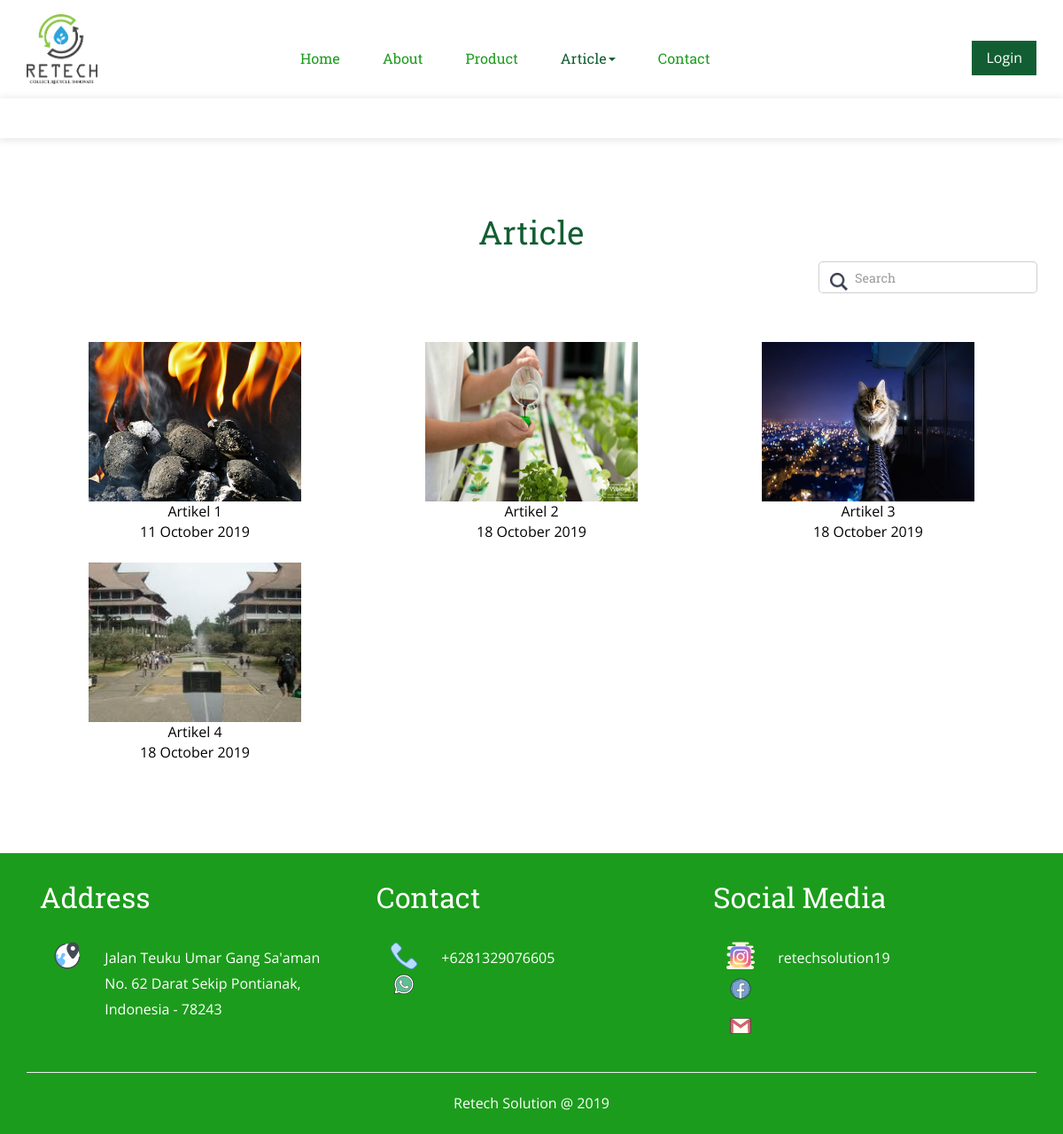
The app's page /article.php with its own data.
### tables this page shows
CREATE TABLE `tblartikel` (
  `id` int(5) NOT NULL,
  `judul` varchar(100) NOT NULL,
  `isi` text NOT NULL,
  `tanggal` varchar(255) NOT NULL,
  `gambar` text NOT NULL
);

CREATE TABLE `footer` (
  `id` tinyint(10) NOT NULL,
  `nama` varchar(200) NOT NULL,
  `kategori` varchar(100) DEFAULT NULL,
  `isi` varchar(250) DEFAULT NULL,
  `gambar` varchar(200) NOT NULL
);

### article.php (the view, shortened to what this page needs)
<!DOCTYPE html>
<html>
<head>
<link href="css/bootstrap.css" rel='stylesheet' type='text/css' />
<link href="css/style.css" rel='stylesheet' type='text/css' />
<link rel="stylesheet" href="css/flexslider.css" type="text/css" media="screen" />
</head>
<body>
	<div class="header-top">
		<div class="container">
			<div class="head-main">
				<h1><a href="index.html"><img src="images/favicon.png" width="80px" height="80px" alt=" " class="img-responsive" /></a></h1>
			</div>
			<div class="hea-rgt">
				<a href="login.php">Login</a>
			</div>
			<div class="navigation">
				<nav class="navbar navbar-default" role="navigation">
					<div class="collapse navbar-collapse" id="bs-example-navbar-collapse-1">
					<ul class="nav navbar-nav">
						<li><a href="index.php">Home</a></li>
						<li><a href="about.php">About</a></li>
 						<li><a href="produk.php">Product</a></li>
						<li class="active dropdown" role="presentation">
							<a href="#" class="dropdown-toggle" data-toggle="dropdown">Article<span class="caret"></span></a>
						</li>
 					<li><a href="contact.php">Contact</a></li>
					</ul>
				</div>
			</nav>
		</div>
	</div>
</div>
<div class="header">
	<div class="container">
	</div>
</div>
<div class="resource">
	<div class="container">
		<h7><center>Article</center></h7>
		<div class="header-right">
			<div class="search-bar">
				<form class="navbar-form navbar-right" method="post" action="search.php">
					<input type="text" name="pro_cari" class="form-control" placeholder="Search">
				</form>
			</div>
		</div>
		<div class="row"></div>
	   <div class="about1-bottom2">
        <?php
        include "config.php";
        ?>
        <?php
        $halaman = 6;
        $page		= isset($_GET["halaman"]) ? (int)$_GET["halaman"] : 1;
        $mulai 	= ($page>1) ? ($page * $halaman) - $halaman : 0;
        $sql 	  = $conn->query("SELECT * FROM tblartikel ORDER BY id LIMIT $mulai, $halaman")or die(mysql_error);
        if($sql->num_rows > 0){
            while ($data = $sql->fetch_array()) {
				$id					= $data['id'];
				$judul			= $data['judul'];
				$gambar 		= $data['gambar'];
            echo "<div class='col-md-4 about1-bottom1'><a href='articledetail.php?id=$id'></a><span><center><a href='articledetail.php?id=$id'><img src='ADMIN/artikel/$gambar' width='240' height='180'></center></span></a>
            <a href='articledetail.php?id=$id'><center>$judul</center></a>";?>
            <center><a href='articledetail.php?id=$id'><?php echo date('j F Y',strtotime($data['tanggal'])) ?></center></a>
            <?php echo "<br/>";?>
            </div>
        <?php
            }
          } else {
            echo '<div class="alert alert-warning">No article.</div>';
          }
        ?>
			</div>
		</div>
	</div>
<div class="footer">
	<div class="container">
		<div class="col-md-4 contact-left">
		<?php
		include "config.php";
		$sql			= $conn->query("SELECT * FROM footer WHERE kategori='Address'");
		$data			= $sql->fetch_array();
		$kategori	= $data['kategori'];
		$isi			= $data['isi'];
		?>
			<h4><?php echo $kategori ?></h4>
			<div class="col-md-2">
				<img src='images/lokasi.png'/>
			</div>
			<div class="col-md-10">
				<p><?php echo $isi ?></p>
			</div>
		</div>
		<div class="col-md-4 contact-left">
		<?php
		include "config.php";
		$sql			= $conn->query("SELECT * FROM footer WHERE kategori='Contact'");
		$data			= $sql->fetch_array();
		$kategori	= $data['kategori'];
		$isi			= $data['isi'];
		?>
			<h4><?php echo $kategori ?></h4>
			<div class="col-md-2">
				<img src='images/phone.png'/>
				<img src='images/wa.png' width="32" height="32"/>
			</div>
			<div class="col-md-10">
				<p><?php echo $isi ?></p>
			</div>
		</div>
		<div class="col-md-4 contact-left">
		<?php
		include "config.php";
		$sql			= $conn->query("SELECT * FROM footer WHERE kategori='Social Media'");
		$data			= $sql->fetch_array();
		$kategori	= $data['kategori'];
		$isi			= $data['isi'];
		?>
			<h4><?php echo $kategori ?></h4>
			<div class="col-md-2">
				<img src='images/ig.png'/>
				<img src='images/fb.png' style="margin-top:5px;"/>
				<img src='images/gmail.png' style="margin-top:10px;" />
			</div>
			<div class="col-md-10">
				<p><?php echo $isi ?></p>
			</div>
		</div>
		<div class="clearfix"></div>
		<div class="footer-text">
		<hr>
			<p> Retech Solution @ 2019 </p>
		</div>
	</div>
</div>
</body>
</html>

### css/style.css (style rules this page uses)
html, body { font-size: 100%; background: #fff; }
body { font-size: 100%; font-family: 'Open Sans', sans-serif; }
body a { transition: 0.5s all ease; -webkit-transition: 0.5s all ease; -moz-transition: 0.5s all ease; -o-transition: 0.5s all ease; -ms-transition: 0.5s all ease; }
p { margin:0; }
ul,label { margin:0; padding:0; }
.head-main { float: left; width: 25%; }
.header-top { padding:1em 0px; }
.navigation { float: left; margin: 0.6em 0 0; }
.navbar-default { background-color:#fff! important; border-color:#fff ! important; }
.navbar { border-radius: 0px ! important; }
.navbar { position: relative; min-height: 50px; margin-bottom: 0px; border: none ! important; }
.navbar-default .navbar-nav > li > a { color: rgb(28, 156, 28); font-size: 1em; font-family: 'RobotoSlab-Regular'; padding: 10px 24px; }
.navbar-default .navbar-nav > .active > a, .navbar-default .navbar-nav > .active > a:hover, .navbar-default .navbar-nav > .active > a:focus { color:#125e32; background-color: #fff; }
.navbar-collapse { padding-right: 0px; padding-left: 0px; margin-top: 20px; }
.header-right { float: right; }
.hea-rgt { float: right; margin: 0.6em 0; margin-top: 30px; }
.hea-rgt a { color: #fff; background-color: #125e32; padding: 0.5em 1em; display: block; text-decoration: none; }
.header { padding: 1em 0px; box-shadow: 0px 1px 9px 1px rgba(0, 0, 0, 0.11); }
.search-bar { width: 100%; float: right; position: relative; }
.search-bar input[type="text"] { width: 100%; border: none; background: none; outline: none; position: relative; -webkit-appearance: none; color: rgba(0, 0, 0, 0.74); font-size: 0.875em; box-shadow: 0px 0px 1px 1px rgba(0, 0, 0, 0.2); font-family: 'RobotoSlab-Regular'; background-image: url(../images/search.png); background-position: 10px 10px; background-repeat: no-repeat; padding: 12px 20px 12px 40px; }
.head-main h1 a { color:#9E6E4E; font-size: 1.5em; text-decoration: none; font-family: 'RobotoSlab-Regular'; }
.head-main h1 { margin:0; }
.banner-bottom, .news,.footer, .services, .features,.wthree_stat { padding: 3em 0; }
nner-bottom, .news, .footer, .services, .features, .wthree_stat { padding: 2em 0; }
input[type="submit"],input[type="reset"],.w3l_team_grd,.agileits_w3layouts_features_gridr h4,.agile_feature_grid,.agile_services_grid_pos,a,.w3l_footer_grid,.w3_two_grid_right_grid1,.w3_two_grid_right_grid1 i { -webkit-transition: 0.5s ease-in; -moz-transition: 0.5s ease-in; -ms-transition: 0.5s ease-in; -o-transition: 0.5s ease-in; transition:0.5s ease-in; }
.footer { background-color:rgb(28, 156, 28); padding: 2em 0 0; }
.footer h4 { font-size: 2em; color: #fff; font-family: 'RobotoSlab-Regular'; margin: 0em 0 1em; }
.footer p { color: #ffffff; font-size: 1em; line-height: 1.8em; margin: 0.3em 0; }
.footer-text { padding: 1em 0; text-align: center; }
.clients,.practice ,.resource ,.contact,.typo { padding:5em 0; }
.about1-bottom1 span { color: #125e32; font-size: 4.5em; display: block; line-height: 1em; font-family: 'RobotoSlab-Regular'; }
.about1-bottom2 { margin-top: 3em; }
h7 { font-size: 2.3em; margin: 0 0 1.5em; color: #125e32; font-family: 'RobotoSlab-Regular'; }

### article.php (style rules this page uses)
body { font-family: "Open Sans", "Arial"; }
a { text-decoration: none; color: #000; }
p { font-size: 13px; }
input, section { clear: both; padding-top: 10px; display: none; }

### records on screen
tblartikel: gambar (picture), judul "Artikel 1", tanggal "11 October 2019"
tblartikel: gambar (picture), judul "Artikel 2", tanggal "18 October 2019"
tblartikel: gambar (picture), judul "Artikel 3", tanggal "18 October 2019"
tblartikel: gambar (picture), judul "Artikel 4", tanggal "18 October 2019"
footer: kategori "Address", isi "Jalan Teuku Umar Gang Sa'aman No. 62 Darat Sekip Pontianak, Indonesia - 78243"
footer: kategori "Contact", isi "+6281329076605"
footer: kategori "Social Media", isi "retechsolution19"
